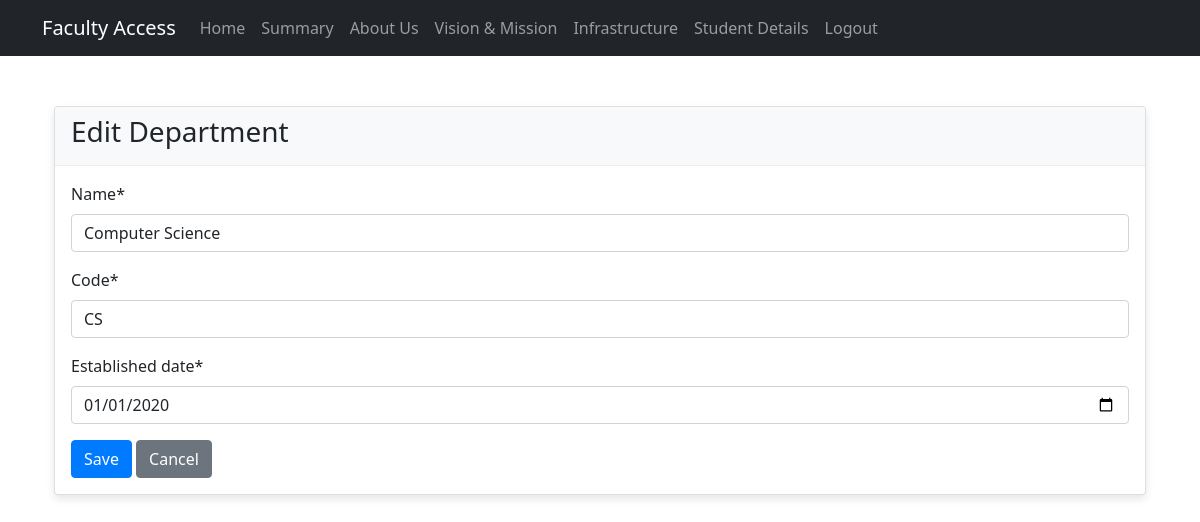
Page /departments/1/ (signed in) on the committed database.
### college_app/models.py (models this page shows, shortened)
class Department(models.Model):
    name = models.CharField(max_length=100)
    code = models.CharField(max_length=10, unique=True)
    established_date = models.DateField(default=date.today)  # Add default

### college_app/views.py (the view)
# urls.py: path('departments/<int:pk>/', DepartmentUpdateView.as_view(), name='department-update'),
class DepartmentUpdateView(LoginRequiredMixin, UpdateView):
    model = Department
    form_class = DepartmentForm
    template_name = 'college_app/department_form.html'
    success_url = reverse_lazy('department-list')

### college_app/forms.py
class DepartmentForm(forms.ModelForm):
    class Meta:
        model = Department
        fields = ['name', 'code', 'established_date']
        widgets = {
            'established_date': DateInput(attrs={'type': 'date'}),  # Add date picker
        }
    def __init__(self, *args, **kwargs):
        super().__init__(*args, **kwargs)
        self.fields['name'].required = True
        self.fields['code'].required = True
        self.fields['established_date'].required = True

### college_app/context_processors.py (called while the page is built)
def institutional_info(request):
    info = InstitutionalInfo.objects.first()
    return {'institutional_info': info}

### college_app/templates/college_app/department_form.html (shortened to what this page needs)
{% extends 'college_app/base.html' %}
{% load crispy_forms_tags %}
{% block content %}
<div class="container mt-4">
    <div class="card">
        <div class="card-header">
            <h3>{% if form.instance.pk %}Edit{% else %}Add{% endif %} Department</h3>
        </div>
        <div class="card-body">
            <form method="post">
                {{ form|crispy }}
                <div class="mt-3">
                    <button type="submit" class="btn btn-primary">Save</button>
                    <a href="{% url 'department-list' %}" class="btn btn-secondary">Cancel</a>
                </div>
            </form>
        </div>
    </div>
</div>
{% endblock %}

### college_app/static/css/styles.css (style rules this page uses)
.card { margin-top: 50px; box-shadow: 0 4px 8px rgba(0, 0, 0, 0.1); }
.card-header { background-color: #f8f9fa; border-bottom: 1px solid #eee; }
.btn-primary { background-color: #007bff; border-color: #007bff; }
.mt-3 { margin-top: 1rem; }

### rows in the picture
Department: name "Computer Science", code "CS", established_date "01/01/2020"
